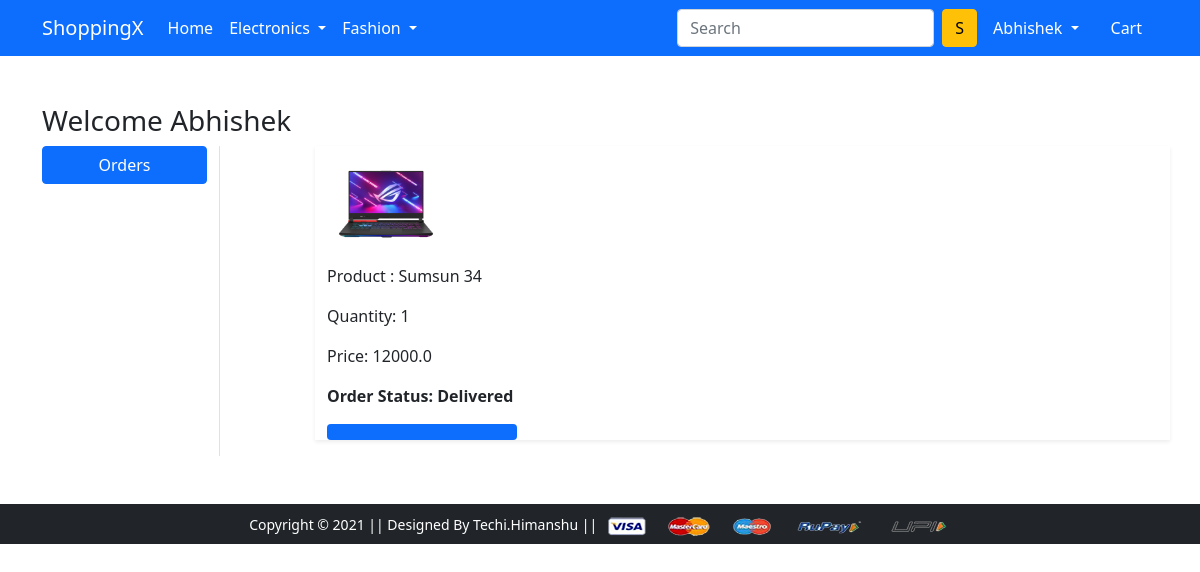
The app's page /orders/ (signed in) with its own data.
### app/models.py (models this page shows, shortened)
class OrderPlaced(models.Model):
    user = models.ForeignKey(User, on_delete=models.CASCADE)
    customer = models.ForeignKey(Customer, on_delete=models.CASCADE)
    product = models.ForeignKey(Product, on_delete=models.CASCADE)
    quantity = models.PositiveIntegerField(default=1)
    ordered_date = models.DateTimeField(auto_now_add=True)
    status = models.CharField(max_length=50, choices=STATUS_CHOICES, default='Pending')
    @property
    def total_cost(self):
        return self.quantity * self.product.discounted_price

class Product(models.Model):
    title = models.CharField(max_length=100)
    selling_price = models.FloatField()
    discounted_price = models.FloatField()
    description = RichTextField()
    brand = models.CharField(max_length=100)
    category = models.CharField(choices=CATEGORY_CHOICES, max_length=2)
    product_image = models.ImageField(upload_to='producting')

### app/views.py (the view)
# urls.py: path('orders/', views.orders, name='orders'),
def orders(request):
    op = OrderPlaced.objects.filter(user=request.user)
    return render(request, 'app/orders.html',{'op':op})

### app/templates/app/orders.html (shortened to what this page needs)
{% extends 'app/base.html' %}
{% load static %}
{% block main-content %}
<div class="container my-5">
 <div class="row">
 <h3>Welcome <span class="text-capitalize">{{request.user}}</span></h3>
  <div class="col-sm-2 border-end">
   <ul class="list-unstyled">
    <li class="d-grid"><a href="{% url 'orders' %}" class="btn btn-primary">Orders</a></li>
   </ul>
  </div>
  <div class="col-sm-9 offset-sm-1">
    {% for op in op %}
   <div class="row shadow-sm mb-3">
    <div class="col-sm-2">
        <img src="{{op.product.product_image.url}}" alt="srcset" class="img-fluid" height="150", width="150">
    </div>
   <div class="cal-sm-7">
        <p>Product : {{op.product.title}}</p>
        <p>Quantity: {{op.quantity}}</p>
        <p>Price: {{op.total_cost}}</p>
   </div>
   <div class="col-sm-3 fw-bold">
        <p>Order Status: {{ op.status }}</p>
            {% if op.status == 'Delivered' %}
            <div class="progress">
                <div class="progress-bar btn-success" role="progressbar" style="width: 100%" aria-valuenow="100" aria-valuemin="0" aria-valuemax="100">
                </div>
            </div>
            {% endif %}
   </div>
   </div>
   {% endfor %}
  </div>
 </div>
</div>
{% endblock main-content %}

### app/templates/app/base.html (shortened to what this page needs)
<!doctype html>
{% load static %}
<html lang="en">
  <head>
    <link href="https://cdn.jsdelivr.net/npm/bootstrap@5.0.0-beta1/dist/css/bootstrap.min.css" rel="stylesheet">
    <link rel="stylesheet" href="{% static 'app/css/owl.carousel.min.css' %}">
    <link rel="stylesheet" href="{% static 'app/css/all.min.css' %}">
    <link rel="stylesheet" href="{% static 'app/css/style.css' %}">
  </head>
  <body>
    <nav class="navbar navbar-expand-lg navbar-dark bg-primary">
     <div class="container">
       <a class="navbar-brand" href="/">ShoppingX</a>
       <div class="collapse navbar-collapse" id="navbarSupportedContent">
         <ul class="navbar-nav me-auto mb-2 mb-lg-0">
           <li class="nav-item">
             <a class="nav-link active" aria-current="page" href="/">Home</a>
           </li>
           <li class="nav-item dropdown">
             <a class="nav-link dropdown-toggle text-white" href="#" id="electronicsDropdown" role="button" data-bs-toggle="dropdown" aria-expanded="false">
               Electronics
             </a>
           </li>
           <li class="nav-item dropdown">
             <a class="nav-link dropdown-toggle text-white" href="#" id="fashionDropdown" role="button" data-bs-toggle="dropdown" aria-expanded="false">
               Fashion
             </a>
           </li>
         </ul>
         <form class="d-flex">
           <input class="form-control me-2" type="search" placeholder="Search" aria-label="Search">
           <button class="btn btn-warning" type="submit">S</button>
         </form>
         <div>
          <ul class="navbar-nav me-auto mb-2 mb-lg-0">
            {% if request.user.is_authenticated %}
           <li class="nav-item dropdown mx-2">
              <a class="nav-link dropdown-toggle text-white" href="#" id="profileDropdown" role="button" data-bs-toggle="dropdown" aria-expanded="false">
                {{request.user.username | capfirst}}
              </a>
            </li>
            <li class="nav-item mx-2">
             <a href="{% url 'showcart' %}" class="nav-link text-white"> Cart </a>
            </li>
            {% endif %}
          </ul>
         </div>
       </div>
     </div>
    </nav>
    {% block main-content %} {% endblock main-content %}
    <footer class="container-fluid bg-dark text-center p-2 mt-5">
        <small class="text-white">Copyright &copy; 2021 || Designed By Techi.Himanshu || </small>
        <img src="{% static 'app/images/payment.png' %}" alt="" srcset="" class="img-fluid" height="2px">
    </footer>
  </body>
</html>

### records on screen
OrderPlaced: product.product_image (picture), product "Sumsun 34", quantity "1", total_cost "12000.0", status "Delivered"

### other values on screen
{{ request.user.username | capfirst }} "Abhishek"
{{ request.user }} "Abhishek"
